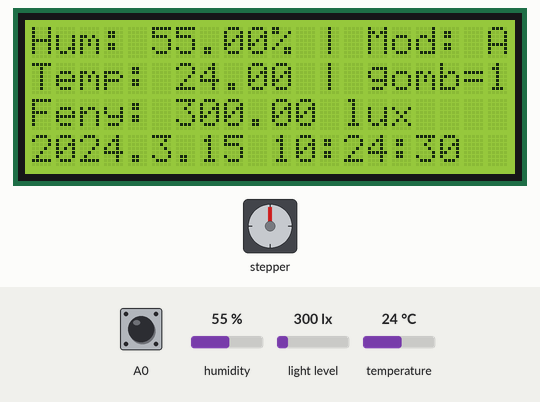
Simulated run of this sketch. Board: Arduino Uno, built with avr-gcc and run on an emulated ATmega328P. Shown: 20×4 character LCD, stepper motor. Inputs (shaded band) come from the test bench; at power-on: A0 HIGH, light level 300 lx, humidity 55 %, temperature 24 °C. The local clock reads 2024-03-15 10:24:30 at power-on unless the sketch sets it; stepper angles assume 200 steps per turn; what the sketch prints to the serial monitor is not drawn.

Above: at 0.3 s.
1.3 s: A0 pulled LOW for 0.4 s
At 2.69 s:
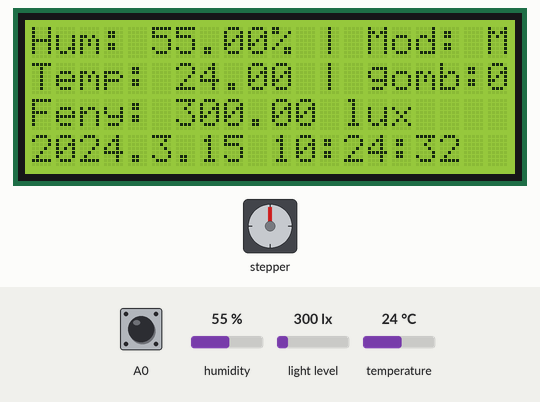
3.9 s: light level set to 981 lx
At 9.6 s:
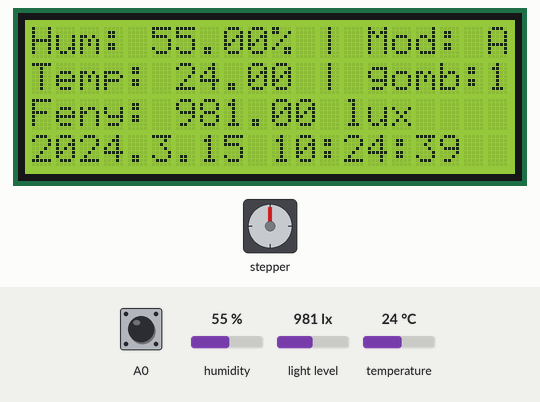
10.4 s: light level set to 1021 lx
At 11.12 s:
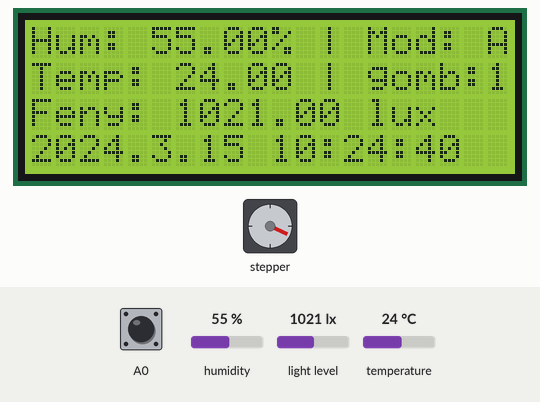
13.8 s: humidity set to 22 %
At 15.47 s:
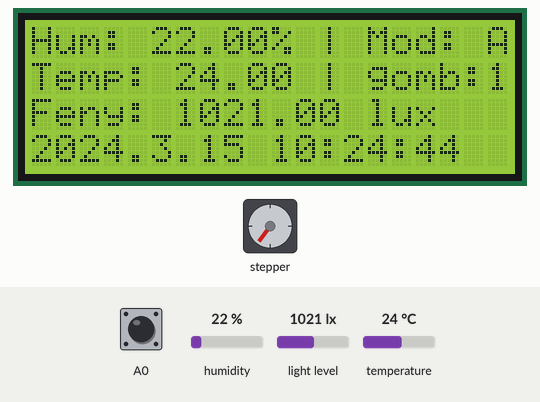
20.3 s: temperature set to 9 °C
At 23.61 s:
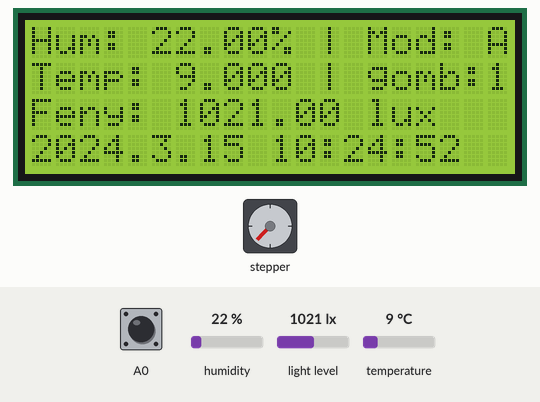
26.8 s: A0 pulled LOW for 1 s
At 27.33 s:
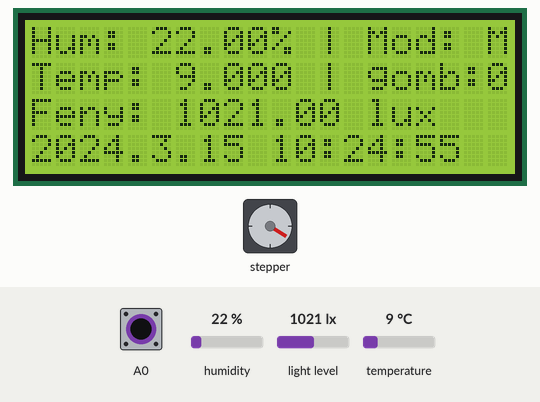
Timing chart, 0 to 33.6 s (numbered marks = the images above; inputs shaded):
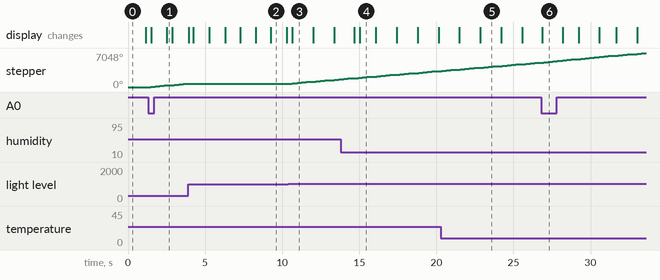

Measured:
- the behaviour switches between 1000 and 1001 lx on light level (found by bisection; images 2 and 3)
- after the input at 1.3 s, stepper: keeps turning clockwise at about 304°/s, starting after 0.19 s; the display: first changes after 0.21 s (image 1 shows a later state)
- after the input at 10.4 s, stepper: keeps turning clockwise at about 280°/s, starting after 0.27 s
- after the input at 26.8 s, the display: changes after 0.08 s (image 6)
- what the display in image 2 shows lasts 1.0 s, from 9.3 s to 10.3 s

The sketch:

lab1.ino
```cpp
#include <LiquidCrystal_I2C.h>
#include "DHT.h"
#include <Wire.h>
// clock
#include <DS3231.h>
// light sensor
#include <Adafruit_Sensor.h>
#include <Adafruit_TSL2561_U.h>
// motor
#include <Stepper.h>

#define DHTPIN A3
#define DHTTYPE DHT11

DHT dht(DHTPIN, DHTTYPE);

LiquidCrystal_I2C lcd(0x27,20,4);

int gomb_allapota;
int gomb_regi_allapota;

int dht_fail;

int lcd_found;
int light_found;
int rtc_clock_found;

DS3231 myRTC;
bool century = false;
bool h12Flag;
bool pmFlag;

// light sensor
Adafruit_TSL2561_Unified tsl = Adafruit_TSL2561_Unified(TSL2561_ADDR_FLOAT, 12345);

int manual_mode = 0;
unsigned long manual_start_time = 0;

// motor
const int stepsPerRevolution = 200;
Stepper myStepper(stepsPerRevolution, 8, 9, 10, 11);


void setup() {
  pinMode(A0,INPUT_PULLUP);
  gomb_regi_allapota = digitalRead(A0);

  lcd.init();
  lcd.backlight();
  dht.begin();
  dht_fail = 0;

  Serial.begin(9600);

  Wire.begin();
  checkI2cDevices();

  gomb_allapota = digitalRead(A0);
  lcd.setCursor(12,1);
  lcd.print("| gomb=");
  lcd.print(gomb_allapota);

  lcd.setCursor(0,0);
  lcd.print("Hum: ");

  lcd.setCursor(0,1);
  lcd.print("Temp: ");

  if(light_found) {
    tsl.begin();
    configureTslSensor();
  }

  myStepper.setSpeed(60);
}

void loop() {

  // ============ DHT ============
  float h = dht.readHumidity();
  float t = dht.readTemperature();

  if (isnan(h) || isnan(t)) {
    dht_fail = 1;
  }

  Serial.print("Humidity: ");
  lcd.setCursor(5,0);
  if (dht_fail) {
    if (lcd_found) {
      lcd.print("error");
    }
    Serial.println("error");
  } else {
    if (lcd_found) {
      lcd.print(h);
      lcd.print("% | ");
    }
    Serial.println(h);
  }

  Serial.print("Temp: ");
  lcd.setCursor(6,1);
  if (dht_fail) {
    if (lcd_found) {
      lcd.print("error");
    }
    Serial.println("error");
  } else {
    if (lcd_found) {
      lcd.print(t);
    }
    Serial.println(t);
  }

  // ============ Gomb ============
  gomb_allapota = digitalRead(A0);
  if (gomb_allapota!=gomb_regi_allapota)
  {
    Serial.print("gomb allapota = ");
    Serial.println(gomb_allapota);
    if (lcd_found) {
      lcd.setCursor(12,1);
      lcd.print("| gomb:");
      lcd.print(gomb_allapota);
    }
    gomb_regi_allapota = gomb_allapota;
    // start manual mode
    manual_mode = 1;
    printMode();
    Serial.println("Manualis modra valtva");
    manual_start_time = millis();
    // motor step
    myStepper.step(stepsPerRevolution);
  }
  // ============= RTC Clock =============
  if (rtc_clock_found) {
    printTime();
  }
  // ============= Light sensor =============
  if (light_found) {
    checkLight();
  }
  // ============= Mode =============
  printMode();

  // check manual mode end, reset after 3 seconds
  if (manual_mode == 1 && millis() - manual_start_time >= 3000) {
    manual_mode = 0;
    Serial.println("Manualis mod vege");
  }
  Serial.println();
  delay(250);
}


void printMode() {
  if (manual_mode == 1) {
    Serial.println("Manualis mod");
    if (lcd_found) {
    lcd.setCursor(14,0);
    lcd.print("Mod: M");
  }
  } else {
    Serial.println("Automata mod");
    if (lcd_found) {
    lcd.setCursor(14,0);
    lcd.print("Mod: A");
  }
  }

}

void checkLight() {
  sensors_event_t event;
  tsl.getEvent(&event);
  if (event.light) {
    Serial.print(event.light); Serial.println(" lux");
    if (lcd_found) {
      lcd.setCursor(0,2);
      lcd.print("Feny: ");
      lcd.print(event.light);
      lcd.print(" lux   ");
    }
    if (event.light > 1000) {
      // over 1000 - start motor
      // motor step
      myStepper.step(stepsPerRevolution);
    }
  } else {
    Serial.println("Sensor overload");
    if (lcd_found) {
      lcd.setCursor(0,2);
      lcd.print("Feny: error");
    }
  }
}


void configureTslSensor(void) {
  tsl.enableAutoRange(true);
  tsl.setIntegrationTime(TSL2561_INTEGRATIONTIME_13MS);
  Serial.println("Tsl Gain: Auto");
  Serial.println("Timing: 13 ms");
}


void printTime() {
  String timeStr = "20";
  timeStr += String(myRTC.getYear(), DEC);
  timeStr += ".";
  timeStr += String(myRTC.getMonth(century), DEC);
  timeStr += ".";
  timeStr += String(myRTC.getDate(), DEC);
  timeStr += " ";
  timeStr += String(myRTC.getHour(h12Flag, pmFlag), DEC); // 24-hr
  timeStr += ":";
  String min = String(myRTC.getMinute(), DEC);
  if (min.toInt() < 10) {
    timeStr += "0";
  }
  timeStr += min;
  timeStr += ":";
  String sec = String(myRTC.getSecond(), DEC);
  if (sec.toInt() < 10) {
    timeStr += "0";
  }
  timeStr += sec;

  Serial.print("Time: ");
  Serial.println(timeStr);
  if (lcd_found) {
    lcd.setCursor(0,3);
    lcd.print(timeStr);
  }
}


void checkI2cDevices() {
  // check devices
  // LCD screen - 0x27
  byte lcd_address = 39;
  Wire.beginTransmission(lcd_address);
  byte error_lcd = Wire.endTransmission();
  if (error_lcd == 0) {
    lcd_found = 1;
  } else {
    lcd_found = 0;
  }
  // Fenyero mero - 0x39
  byte light_address = 57;
  Wire.beginTransmission(light_address);
  byte error_ligt = Wire.endTransmission();
  if (error_ligt == 0) {
    light_found = 1;
  } else {
    light_found = 0;
  }
  // RTC clock mero - 0x68
  byte rtc_address = 104;
  Wire.beginTransmission(rtc_address);
  byte error_clock = Wire.endTransmission();
  if (error_clock == 0) {
    rtc_clock_found = 1;
  } else {
    rtc_clock_found = 0;
  }

  if (lcd_found == 1) {
    Serial.println("LCD device found");
  }
  if (light_found == 1) {
    Serial.println("Light device found");
  }
  if (rtc_clock_found == 1) {
    Serial.println("RTC clock found");
  }
  Serial.println();
}
```
